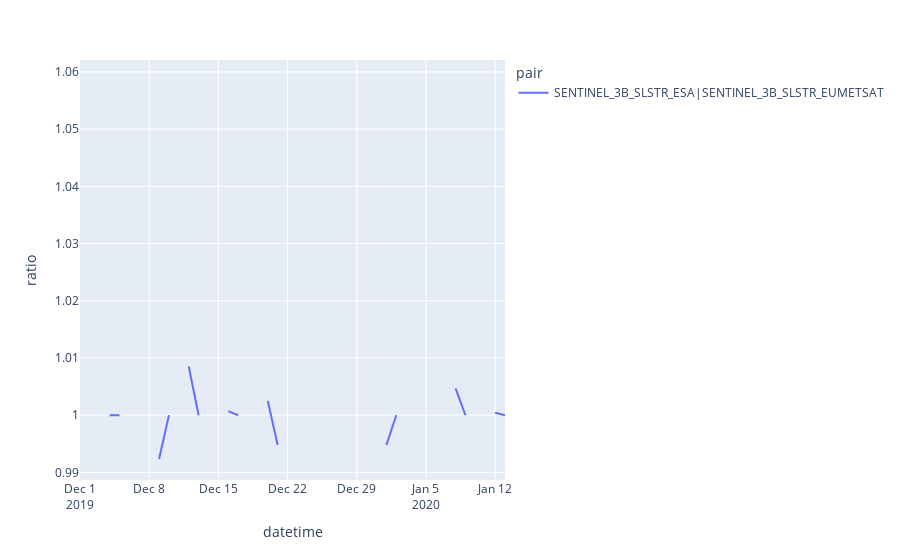

Notebook cell for this chart:
### Code cell
import plotly.express as px
sample = satellite_sensor_product_daily_pd[satellite_sensor_product_daily_pd['pair'] == 'SENTINEL_3B_SLSTR_ESA|SENTINEL_3B_SLSTR_EUMETSAT']
#df = px.data.gapminder().query("continent=='Oceania'")
fig = px.line(sample, x=sample.index, y=sample['ratio'], color=sample['pair'])
fig.show()

### Figure 1 — Plotly figure (JSON) as saved in the notebook; plotly's stock layout.template omitted (floating-point values rounded to 4 significant figures)
{"data": [{"hovertemplate": "pair=SENTINEL_3B_SLSTR_ESA|SENTINEL_3B_SLSTR_EUMETSAT<br>datetime=%{x}<br>ratio=%{y}<extra></extra>", "legendgroup": "SENTINEL_3B_SLSTR_ESA|SENTINEL_3B_SLSTR_EUMETSAT", "line": {"color": "#636efa", "dash": "solid"}, "marker": {"symbol": "circle"}, "mode": "lines", "name": "SENTINEL_3B_SLSTR_ESA|SENTINEL_3B_SLSTR_EUMETSAT", "orientation": "v", "showlegend": true, "type": "scatter", "x": ["2019-12-01T00:00:00", "2019-12-02T00:00:00", "2019-12-03T00:00:00", "2019-12-04T00:00:00", "2019-12-05T00:00:00", "2019-12-06T00:00:00", "2019-12-07T00:00:00", "2019-12-08T00:00:00", "2019-12-09T00:00:00", "2019-12-10T00:00:00", "2019-12-11T00:00:00", "2019-12-12T00:00:00", "2019-12-13T00:00:00", "2019-12-14T00:00:00", "2019-12-15T00:00:00", "2019-12-16T00:00:00", "2019-12-17T00:00:00", "2019-12-18T00:00:00", "2019-12-19T00:00:00", "2019-12-20T00:00:00", "2019-12-21T00:00:00", "2019-12-22T00:00:00", "2019-12-23T00:00:00", "2019-12-24T00:00:00", "2019-12-25T00:00:00", "2019-12-26T00:00:00", "2019-12-27T00:00:00", "2019-12-28T00:00:00", "2019-12-29T00:00:00", "2019-12-30T00:00:00", "2019-12-31T00:00:00", "2020-01-01T00:00:00", "2020-01-02T00:00:00", "2020-01-03T00:00:00", "2020-01-04T00:00:00", "2020-01-05T00:00:00", "2020-01-06T00:00:00", "2020-01-07T00:00:00", "2020-01-08T00:00:00", "2020-01-09T00:00:00", "2020-01-10T00:00:00", "2020-01-11T00:00:00", "2020-01-12T00:00:00", "2020-01-13T00:00:00"], "xaxis": "x", "y": [1.001, null, null, 1, 1, null, null, null, 0.9923, 1, null, 1.009, 1, null, null, 1.001, 1, null, null, 1.002, 0.9948, null, null, 1.058, null, null, null, 1, null, null, null, 0.9948, 1, null, null, 1.044, null, null, 1.005, 1, null, null, 1.0, 1], "yaxis": "y"}], "layout": {"autosize": true, "legend": {"title": {"text": "pair"}, "tracegroupgap": 0}, "margin": {"t": 60}, "xaxis": {"anchor": "y", "autorange": true, "domain": [0, 1], "range": ["2019-12-01", "2020-01-13"], "title": {"text": "datetime"}, "type": "date"}, "yaxis": {"anchor": "x", "autorange": true, "domain": [0, 1], "range": [0.9887, 1.062], "title": {"text": "ratio"}, "type": "linear"}}}
